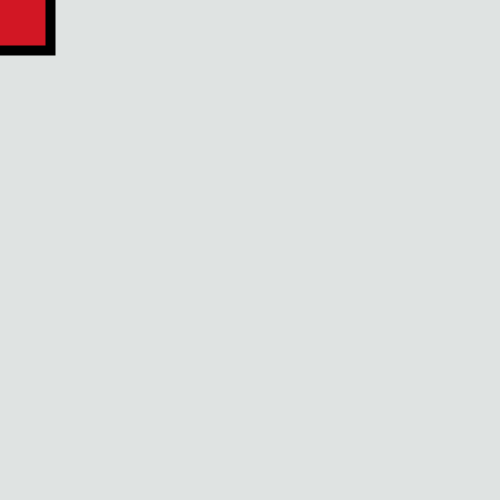
Frame 1 (no input)
Frame 60 (the mouse pressed at the canvas centre just before this capture): identical to frame 1, image omitted
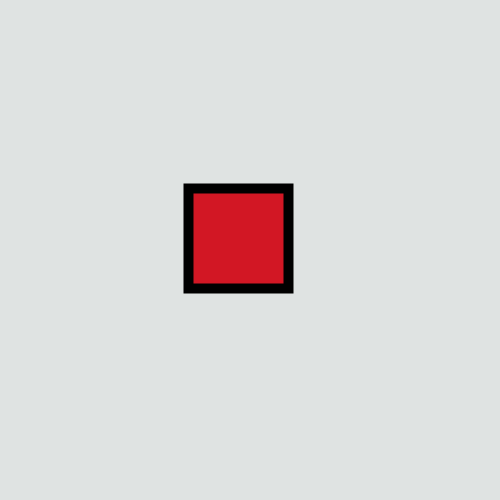
Frame 120 (the mouse held since frame 60 and released just before this capture)

The Processing sketch that drew these frames (run headless with seeded random() and noise(); from frame 60 on, the mouse is pressed at the canvas centre):

// Processing sketch: week_05_challenge_3_2_ease
// ── week_05_challenge_3_2_ease.pde
float x;
float y;
float easing = 0.05;

void setup(){
  size(500,500);
  strokeWeight(10);
  stroke(0);
}

void draw(){
  background(223, 227, 226);
  
  float targetX = mouseX;
  float dx = targetX - x;
  x += dx * easing;
  
  float targetY = mouseY;
  float dy = targetY - y;
  y += dy * easing;
  
  //red square
  rectMode(CENTER);
  fill(210, 23, 36);
  rect(x, y,100,100);
}
